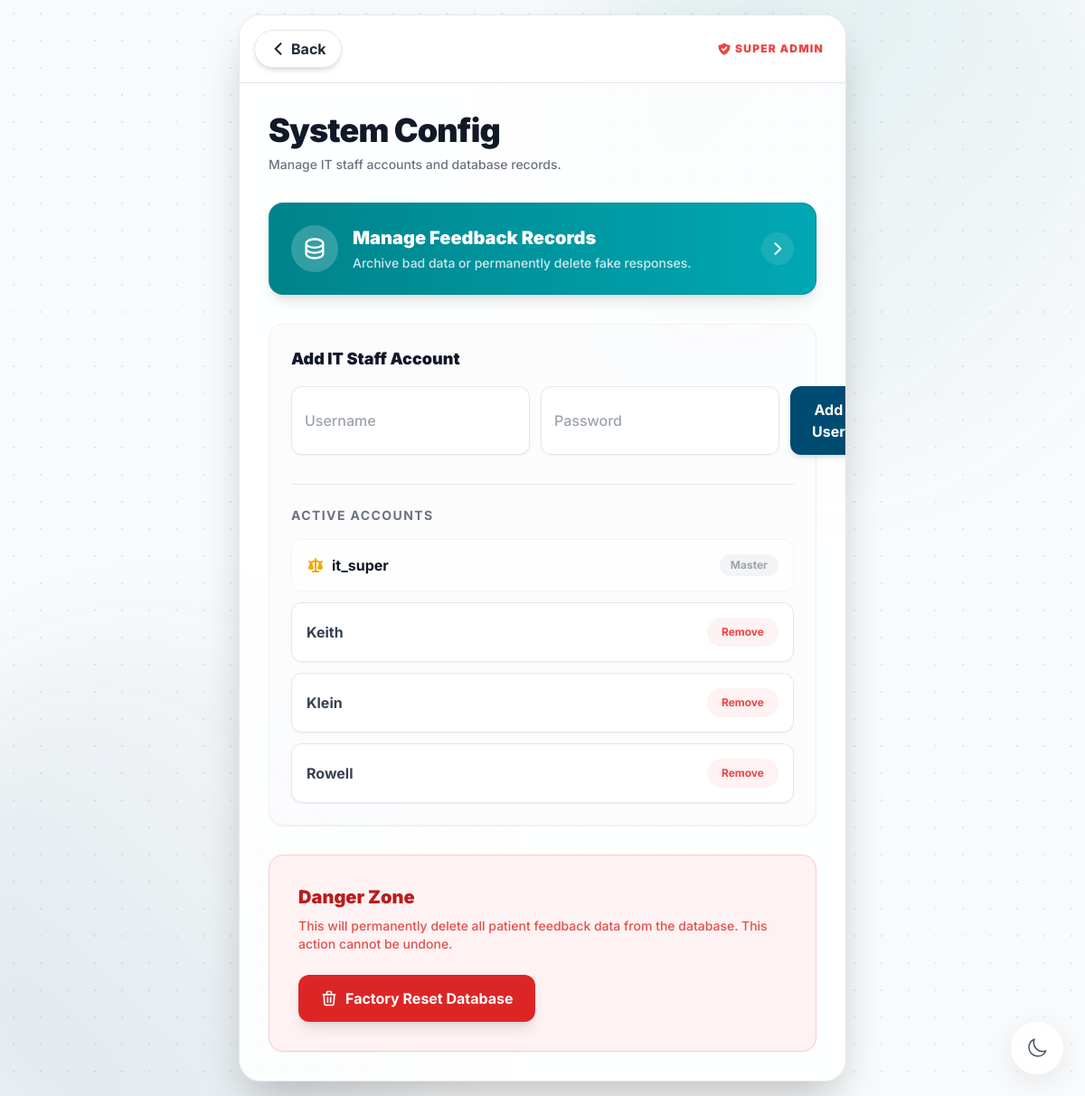
Page /settings (signed in) on the committed database.
### tables this page shows
CREATE TABLE users (
                id INTEGER PRIMARY KEY AUTOINCREMENT,
                username TEXT UNIQUE NOT NULL,
                password_hash TEXT NOT NULL
            );

### app.py (the view)
@app.route('/settings')
def system_settings():
    if session.get('username') != 'it_super': return redirect(url_for('dashboard'))
    db = get_db()
    all_users = db.execute("SELECT id, username FROM users WHERE username != 'it_super'").fetchall()
    return render_template('settings.html', users=all_users, username=session['username'])

### app.py (called while the page is built)
def get_db():
    db = getattr(g, '_database', None)
    if db is None:
        db = g._database = sqlite3.connect(DATABASE)
        db.row_factory = sqlite3.Row
    return db

@app.teardown_appcontext
def close_connection(exception):
    db = getattr(g, '_database', None)
    if db is not None: db.close()

### templates/settings.html (shortened to what this page needs)
{% extends 'base.html' %}
{% block content %}
<div class="w-full max-w-2xl glass-panel rounded-3xl overflow-hidden shadow-2xl transition-colors border border-gray-200 dark:border-gray-800">
    <div class="flex items-center justify-between px-4 py-4 border-b border-gray-200 dark:border-gray-800 bg-white/40 dark:bg-black/40 backdrop-blur-sm">
        <a href="/dashboard" class="inline-flex items-center px-4 py-2 bg-white dark:bg-slate-900 text-gray-800 dark:text-gray-200 font-bold rounded-full hover:bg-gray-50 dark:hover:bg-slate-800 transition-colors shadow-md border border-gray-200 dark:border-slate-700 active:scale-95">
            <svg class="w-5 h-5 mr-1" fill="none" stroke="currentColor" viewBox="0 0 24 24"><path stroke-linecap="round" stroke-linejoin="round" stroke-width="2.5" d="M15 19l-7-7 7-7"></path></svg>
            Back
        </a>
        <span class="text-xs font-black tracking-widest text-red-500 uppercase flex items-center pr-2">
            Super Admin
        </span>
    </div>
    <div class="p-6 md:p-8 space-y-8 text-left">
        <div>
            <h1 class="text-3xl md:text-4xl font-black text-gray-900 dark:text-white tracking-tight">System Config</h1>
            <p class="text-sm text-gray-500 dark:text-gray-400 mt-2 font-medium">Manage IT staff accounts and database records.</p>
        </div>
        <a href="/manage_records" class="flex items-center gap-4 bg-gradient-to-r from-amcteal to-[#00a8b3] text-white p-5 md:p-6 rounded-2xl shadow-lg hover:shadow-amcteal/40 active:scale-95 transition-all group border border-amcteal/50">
            <div class="bg-white/20 p-3 rounded-full flex-shrink-0">
                <svg class="w-6 h-6 md:w-7 md:h-7" fill="none" stroke="currentColor" viewBox="0 0 24 24"><path stroke-linecap="round" stroke-linejoin="round" stroke-width="2" d="M4 7v10c0 2.21 3.582 4 8 4s8-1.79 8-4V7M4 7c0 2.21 3.582 4 8 4s8-1.79 8-4M4 7c0-2.21 3.582-4 8-4s8 1.79 8 4m0 5c0 2.21-3.582 4-8 4s-8-1.79-8-4"></path></svg>
            </div>
            <div class="flex-grow">
                <h3 class="text-lg md:text-xl font-black mb-1">Manage Feedback Records</h3>
                <p class="text-xs md:text-sm text-white/80 font-medium leading-snug">Archive bad data or permanently delete fake responses.</p>
            </div>
            <div class="flex-shrink-0 bg-white/10 p-2 rounded-full group-hover:bg-white/20 transition-colors">
                <svg class="w-5 h-5" fill="none" stroke="currentColor" viewBox="0 0 24 24"><path stroke-linecap="round" stroke-linejoin="round" stroke-width="2.5" d="M9 5l7 7-7 7"></path></svg>
            </div>
        </a>
        <div class="bg-gray-50/50 dark:bg-black/20 border border-gray-200/50 dark:border-gray-800/50 rounded-2xl p-6 text-left shadow-sm">
            <h3 class="text-lg font-black text-gray-900 dark:text-white mb-4">Add IT Staff Account</h3>
            <form method="POST" action="/add_user" class="flex flex-col md:flex-row gap-3">
                <input type="text" name="username" placeholder="Username" required class="flex-1 p-3.5 bg-white dark:bg-slate-900 border border-gray-200 dark:border-slate-700 rounded-xl focus:ring-2 focus:ring-amcprimary outline-none font-medium shadow-sm text-gray-900 dark:text-white">
                <input type="password" name="password" placeholder="Password" required class="flex-1 p-3.5 bg-white dark:bg-slate-900 border border-gray-200 dark:border-slate-700 rounded-xl focus:ring-2 focus:ring-amcprimary outline-none font-medium shadow-sm text-gray-900 dark:text-white">
                <button type="submit" class="bg-amcprimary text-white px-6 py-3.5 rounded-xl font-bold btn-premium shadow-md">Add User</button>
            </form>
            <div class="mt-8 pt-6 border-t border-gray-200 dark:border-gray-700">
                <h3 class="text-sm font-bold text-gray-500 uppercase tracking-widest mb-4">Active Accounts</h3>
                <div class="space-y-3">
                    <div class="flex justify-between items-center p-4 bg-white/50 dark:bg-black/50 rounded-xl border border-gray-100 dark:border-gray-800">
                        <span class="font-bold text-gray-900 dark:text-white flex items-center">
                            it_super
                        </span>
                        <span class="text-xs font-bold text-gray-400 bg-gray-100 dark:bg-gray-800 px-3 py-1 rounded-full">Master</span>
                    </div>
                    {% for user in users %}
                    <div class="flex justify-between items-center p-4 bg-white dark:bg-slate-900 rounded-xl border border-gray-200 dark:border-slate-700 shadow-sm">
                        <span class="font-bold text-gray-700 dark:text-gray-300">{{ user.username }}</span>
                        <a href="/delete_user/{{ user.id }}" class="text-xs font-bold text-red-500 bg-red-50 dark:bg-red-900/20 px-4 py-2 rounded-full hover:bg-red-100 btn-premium" data-username="{{ user.username }}" onclick="return confirm('Are you sure you want to permanently delete the account: ' + this.getAttribute('data-username') + '?');">Remove</a>
                    </div>
                    {% endfor %}
                </div>
            </div>
        </div>
        <div class="bg-red-50 dark:bg-red-900/10 border border-red-200 dark:border-red-900/50 rounded-2xl p-6 md:p-8 relative overflow-hidden text-left shadow-sm">
            <h3 class="text-xl font-black text-red-700 dark:text-red-400 mb-2">Danger Zone</h3>
            <p class="text-sm text-red-600/80 dark:text-red-400/80 mb-6 font-medium">This will permanently delete all patient feedback data from the database. This action cannot be undone.</p>
            <button onclick="document.getElementById('resetModal').classList.remove('hidden')" class="bg-red-600 text-white px-6 py-3.5 rounded-xl font-bold btn-premium shadow-lg hover:bg-red-700 w-full md:w-auto text-center flex items-center justify-center gap-2">
                <svg class="w-5 h-5" fill="none" stroke="currentColor" viewBox="0 0 24 24"><path stroke-linecap="round" stroke-linejoin="round" stroke-width="2" d="M19 7l-.867 12.142A2 2 0 0116.138 21H7.862a2 2 0 01-1.995-1.858L5 7m5 4v6m4-6v6m1-10V4a1 1 0 00-1-1h-4a1 1 0 00-1 1v3M4 7h16"></path></svg>
                Factory Reset Database
            </button>
        </div>
    </div>
</div>
{% endblock %}

### templates/base.html (style rules this page uses)
* { -webkit-tap-highlight-color: transparent; }
body { transition: background-color 0.3s ease, color 0.3s ease; }
.glass-panel { background: rgba(255, 255, 255, 0.85); backdrop-filter: blur(24px); border: 1px solid rgba(255,255,255,0.6); box-shadow: 0 8px 32px rgba(0,0,0,0.08); }
.btn-premium { transition: all 0.2s cubic-bezier(0.4, 0, 0.2, 1); }
.bg-grid { background-image: radial-gradient(rgba(0, 75, 114, 0.1) 1px, transparent 1px); background-size: 30px 30px; }

### rows in the picture
users: username "Keith"
users: username "Klein"
users: username "Rowell"
